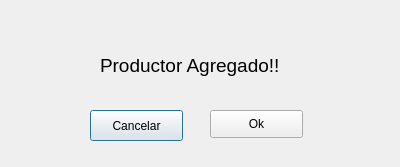
<?xml version="1.0" encoding="UTF-8"?>
<ui version="4.0">
 <class>Dialog</class>
 <widget class="QDialog" name="Dialog">
  <property name="geometry">
   <rect>
    <x>0</x>
    <y>0</y>
    <width>400</width>
    <height>167</height>
   </rect>
  </property>
  <property name="windowTitle">
   <string>Dialog</string>
  </property>
  <widget class="QLabel" name="label">
   <property name="geometry">
    <rect>
     <x>100</x>
     <y>50</y>
     <width>221</width>
     <height>31</height>
    </rect>
   </property>
   <property name="font">
    <font>
     <pointsize>14</pointsize>
    </font>
   </property>
   <property name="text">
    <string>Productor Agregado!!</string>
   </property>
  </widget>
  <widget class="QPushButton" name="pushButton">
   <property name="geometry">
    <rect>
     <x>90</x>
     <y>110</y>
     <width>93</width>
     <height>31</height>
    </rect>
   </property>
   <property name="text">
    <string>Cancelar</string>
   </property>
  </widget>
  <widget class="QPushButton" name="pushButton_2">
   <property name="geometry">
    <rect>
     <x>210</x>
     <y>110</y>
     <width>93</width>
     <height>28</height>
    </rect>
   </property>
   <property name="text">
    <string>Ok</string>
   </property>
  </widget>
 </widget>
 <resources/>
 <connections/>
</ui>
